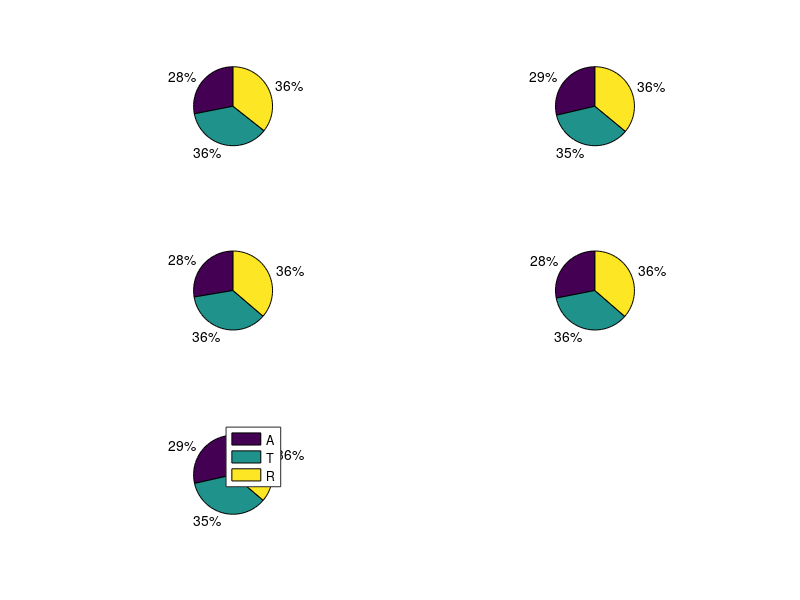

Here is the MATLAB script that generated this plot:
%%3-1
pie_x = zeros(5,3);
for epoch = 1:5
    x = 0; y = 0; z = 0; cx = 0; cy = 0; cz = 1; w = 1; us = 90; ua = 10; N = 10000; d = 0.02;
    A = 0; T = 0; R = 0;
    for i = 1:N
        x = 0; y = 0; z = 0;
        cx = 0; cy = 0; cz = 1;
        in_tissue = true;
        absorb = false;
        while ~absorb & in_tissue
            s = -log(rand(1))/(ua+us);
            theta = acos(2*rand(1)-1);
            phi = 2*pi*rand(1);

            x = x + s*cx;
            y = y + s*cy;
            z = z + s*cz;


            if (0<z) & (z<d)         %%%%% in the tissue  
                if rand(1) <= ua/(ua+us)
                    A = A + 1;
                    absorb = true;
                else
                     if abs(cz) > 0.9999
                        cx = sin(theta)*cos(phi);
                        cy = sin(theta)*sin(phi);
                        cz = cos(theta)*cz/abs(cz);

                    else
                        cx = sin(theta)/sqrt(1-cz*cz)*(cx*cz*cos(phi)-cy*sin(phi)) + cx*cos(theta);
                        cy = sin(theta)/sqrt(1-cz*cz)*(cy*cz*cos(phi)+cx*sin(phi)) + cy*cos(theta);
                        cz = -sin(theta)*cos(phi)*sqrt(1-cz*cz) + cz*cos(theta); 
                    end
                end

            else
                in_tissue = false;
                if z<0
                    R=R+1;
                else
                    T=T+1;
                end
            end

        end
    end
    pie_x(epoch,:) = [A T R];
    
end
subplot(3,2,1),pie(pie_x(1,:));
subplot(3,2,2),pie(pie_x(2,:));
subplot(3,2,3),pie(pie_x(3,:));
subplot(3,2,4),pie(pie_x(4,:));
subplot(3,2,5),pie(pie_x(5,:));
legend({'A','T','R'});

